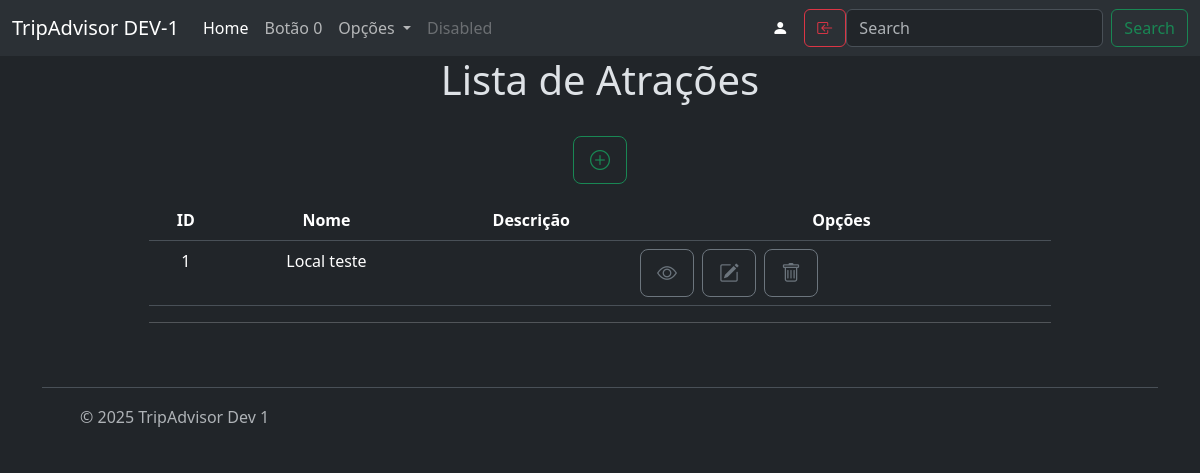
/tripAdvisor/listar/atracoes/ (signed in), run on an earlier commit of the app's database.
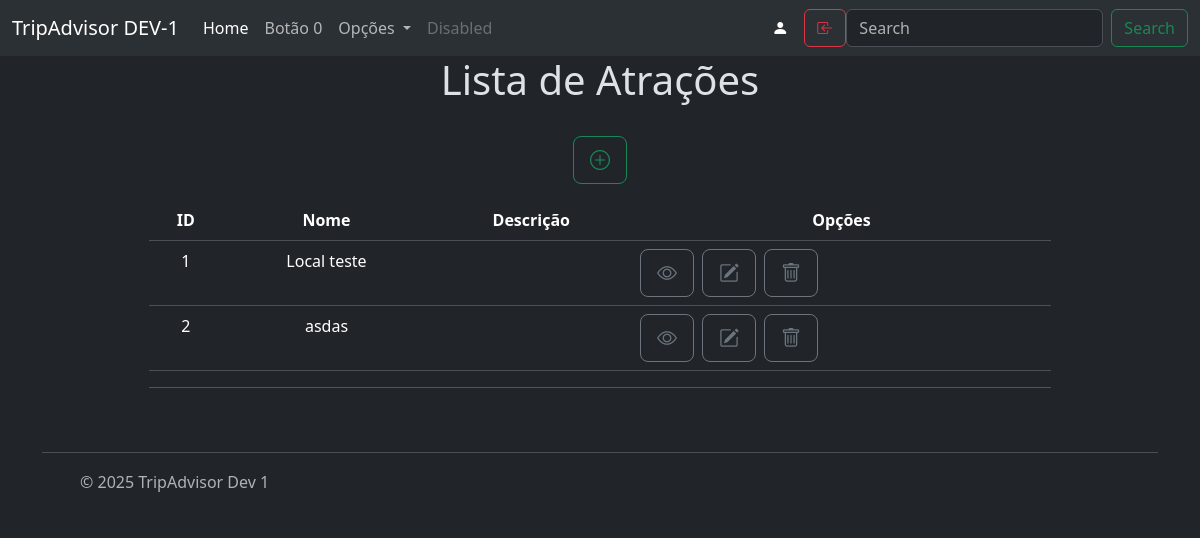
And on a later commit of the database.
### tripAdvisor/models/local.py (models this page shows, shortened)
class Local(Atracao):
    horario_abertura = models.TimeField()
    horario_fechamento = models.TimeField()
    acessibilidade = models.BooleanField()
    classificacao = models.CharField(max_length=20, choices=Classificacao)
    objects = LocalManager()
    class Meta:
        verbose_name = "Local"
        verbose_name_plural = "Locais"

### tripAdvisor/models/atracao.py (models this page shows, shortened)
class Atracao(BaseModel):
    nome = models.CharField(max_length=100, validators=[MinLengthValidator(5)])
    nota = models.FloatField()
    ingresso = models.BooleanField()
    valor = models.DecimalField(decimal_places=2, max_digits=10, blank=True, null=True)
    informacoes = models.TextField()
    site = models.URLField()
    telefone = models.CharField(max_length=11, blank=True, null=True)
    categoria = models.ForeignKey(
        Categoria,
        on_delete=models.SET_NULL,
        related_name='atracoes',
        null=True,
        verbose_name="Categoria"
    )
    endereco = models.ForeignKey(
        'Endereco',
        on_delete=models.SET_NULL,
        related_name='atracoes',
        blank=True,
        null=True,
        verbose_name="Endereço Físico"
    )
    viagens = models.ManyToManyField(
        'Viagem',
        related_name='atracoes_incluidas',
        verbose_name="Viagens Incluídas",
        blank=True,
        null=True
    )
    class Meta:
        verbose_name = "Atração"
        verbose_name_plural = "Atrações"
    def get_model_name(self):
        return self._meta.model_name

### tripAdvisor/views/atracoes_classes.py (the view)
# urls.py: path('listar/atracoes/', ListarAtracoes.as_view(), name='listar_atracoes'),
class ListarAtracoes(LoginRequiredMixin, PermissionRequiredMixin, View):
    login_url = reverse_lazy('login')
    permission_required='tripAdvisor.view_atracao'
    permission_required = 'tripAdvisor.view_atracao'
    def get(self, request):
        locais = Local.objects.all()
        atividades = Atividade.objects.all()
        all_atracoes = sorted(
            chain(locais, atividades),
            key=lambda x: x.nome
        )
        context = {
            'atracoes': all_atracoes
        }
        return render(request, 'tripAdvisor/list.html', context)

### tripAdvisor/templates/tripAdvisor/list.html
{% extends 'base.html' %}
{% load humanize %}
{% block title %}
  {% if atracoes %}
    <h1>Lista de Atrações</h1>
  {% else %}
    <h1>Nenhuma Atração cadastrada</h1>
  {% endif %}
{% endblock title %}
{% block content %}
{% if atracoes %}
  <div class="mb-3">
    {% if perms.tripAdvisor.add_atracao %}
      <a class="btn btn-outline-success btn-lg"
        data-bs-toggle="tooltip" data-bs-placement="top"
        title="Adicionar nova atração"
        href="{% url 'tripAdvisor:atracao_create' %}">
        <i class="bi bi-plus-circle"></i>
      </a>
    {% endif %}
  </div>
    <table class ="table table-hover">
      <thead>
        <tr>
          <th>ID</th>
          <th>Nome</th>
          <th>Descrição</th>
          <th>Opções</th>
        </tr>
      </thead>
      <tbody>
      {% for atracao in atracoes %}
        {% with model_name=atracao.get_model_name %}
        <tr>
          <td>{{ atracao.id }}</td>
          <td>{{ atracao.nome }}</td>
          <td>{{ atracao.descricao|truncatechars:50 }}</td>
          <td>
            <div class="d-flex gap-2">
              {% if perms.tripAdvisor.view_atracao %}
                <a class="btn btn-outline-secondary btn-lg" role="button"
                    data-bs-toggle="tooltip" data-bs-placement="top" title="Detalhar Atração"
                    href="{% url 'tripAdvisor:'|add:model_name|add:'_detail' pk=atracao.pk %}">
                  <i class="bi bi-eye"></i></a>
              {% endif %}
              {% if perms.tripAdvisor.change_atracao %}
                <a class="btn btn-outline-secondary btn-lg" role="button"
                    data-bs-toggle="tooltip" data-bs-placement="top" title="Atualizar"
                    href="{% url 'tripAdvisor:'|add:model_name|add:'_update' pk=atracao.pk %}">
                      <i class="bi bi-pencil-square"></i></a>
              {% endif %}
              {% if perms.tripAdvisor.delete_atracao %}
                <a class="btn btn-outline-secondary btn-lg"
                  role="button"
                  data-bs-toggle="tooltip"
                  data-bs-placement="top"
                  title="Deletar"
                  href="{% url 'tripAdvisor:'|add:model_name|add:'_delete' pk=atracao.pk %}">
                  <i class="bi bi-trash"></i>
                </a>
              {% endif %}
            </div>
          </td>
        </tr>
        {% endwith %}
      {% endfor %}
      </tbody>
    </table>
{% endif %}
{% endblock content %}

What changed in the data, as far as the page shows it:
added Local: id "2", nome "asdas"
